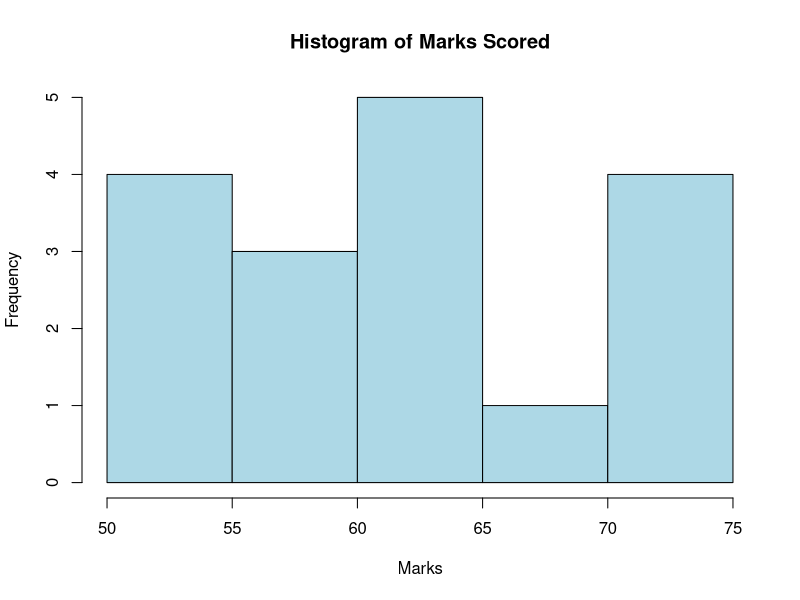

Generate this figure with R:
marks <- c(55, 60, 71, 63, 55, 65, 50, 55, 58, 59, 61, 63, 65, 67, 71, 72, 75)
sorted_marks <- sort(marks)

# Visualizing overall distribution using Histogram
hist(sorted_marks, col = "lightblue", main = "Histogram of Marks Scored", xlab = "Marks")

# (a) Equal-Frequency (Equi-depth) Binning (3 bins)
bin_depth <- split(sorted_marks, ceiling(seq_along(sorted_marks) / (length(sorted_marks)/3)))

# (b) Equal-Width Binning (3 bins)
bin_width <- cut(sorted_marks, breaks = 3)

# (c) Clustering (K-means Binning)
bin_cluster <- kmeans(sorted_marks, centers = 3)
